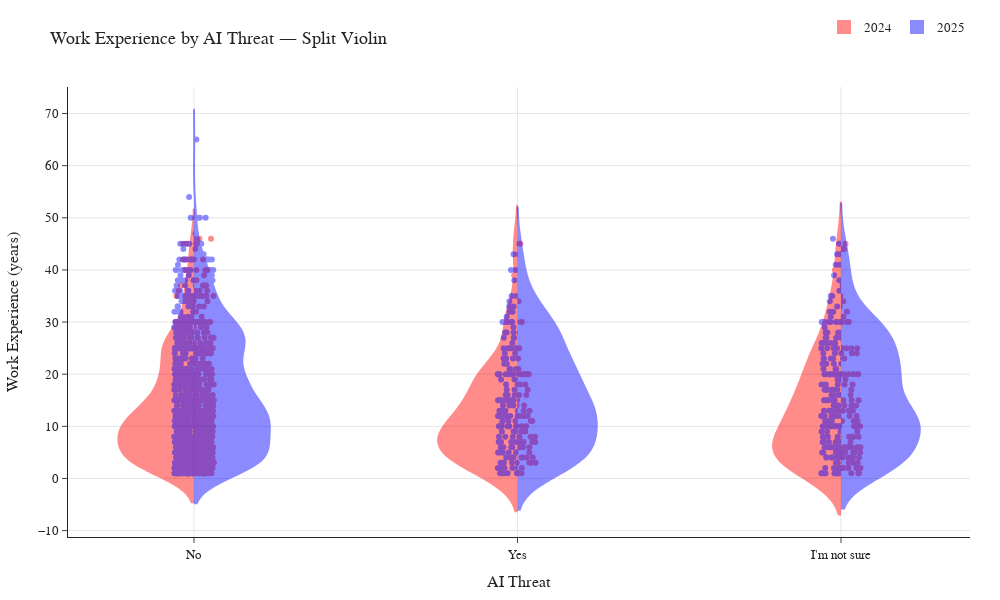

Source (notebook cell):
### Code cell
import plotly.graph_objects as go

fig = go.Figure()

# 2024 → left (red)
fig.add_trace(go.Violin(
    x=df_union.loc[df_union["Version"] == 2024, "AIThreat"],
    y=df_union.loc[df_union["Version"] == 2024, "WorkExp"],
    name="2024",
    legendgroup="2024",
    side="negative",              # left side
    line_color="red",
    fillcolor="red",
    opacity=0.45,
    box_visible=True,
    meanline_visible=True,
    points="all",
    pointpos=0,
    jitter=0.25
))

# 2025 → right (blue)
fig.add_trace(go.Violin(
    x=df_union.loc[df_union["Version"] == 2025, "AIThreat"],
    y=df_union.loc[df_union["Version"] == 2025, "WorkExp"],
    name="2025",
    legendgroup="2025",
    side="positive",              # right side
    line_color="blue",
    fillcolor="blue",
    opacity=0.45,
    box_visible=True,
    meanline_visible=True,
    points="all",
    pointpos=0,
    jitter=0.25
))

fig.update_layout(
    template="simple_white",
    title="Work Experience by AI Threat — Split Violin",
    font=dict(family="Rockwell, Arial, sans-serif", size=13),
    violinmode="overlay",         # needed for split view
    paper_bgcolor="white",
    plot_bgcolor="white",
    legend=dict(orientation="h", y=1.1, x=1, xanchor="right", yanchor="bottom", title=""),
    width=1000, height=600,
    margin=dict(t=80, r=30, b=50, l=60)
)

fig.update_xaxes(title="AI Threat", showgrid=True, gridcolor="#e6e6e6")
fig.update_yaxes(title="Work Experience (years)", showgrid=True, gridcolor="#e6e6e6")

fig.show()

### Figure 1 — Plotly figure (JSON) as saved in the notebook; plotly's stock layout.template omitted (floating-point values rounded to 4 significant figures; data arrays with more than 128 entries replaced by an {"elided": "..."} marker saying what was removed)
{"data": [{"box": {"visible": true}, "fillcolor": "red", "jitter": 0.25, "legendgroup": "2024", "line": {"color": "red"}, "meanline": {"visible": true}, "name": "2024", "opacity": 0.45, "pointpos": 0, "points": "all", "side": "negative", "x": {"elided": "3224 str values"}, "y": {"elided": "3224 float values"}, "type": "violin"}, {"box": {"visible": true}, "fillcolor": "blue", "jitter": 0.25, "legendgroup": "2025", "line": {"color": "blue"}, "meanline": {"visible": true}, "name": "2025", "opacity": 0.45, "pointpos": 0, "points": "all", "side": "positive", "x": {"elided": "2038 str values"}, "y": {"elided": "2038 float values"}, "type": "violin"}], "layout": {"font": {"family": "Rockwell, Arial, sans-serif", "size": 13}, "legend": {"orientation": "h", "y": 1.1, "x": 1, "xanchor": "right", "yanchor": "bottom", "title": {"text": ""}}, "margin": {"t": 80, "r": 30, "b": 50, "l": 60}, "title": {"text": "Work Experience by AI Threat — Split Violin"}, "violinmode": "overlay", "paper_bgcolor": "white", "plot_bgcolor": "white", "width": 1000, "height": 600, "xaxis": {"title": {"text": "AI Threat"}, "showgrid": true, "gridcolor": "#e6e6e6"}, "yaxis": {"title": {"text": "Work Experience (years)"}, "showgrid": true, "gridcolor": "#e6e6e6"}}}
